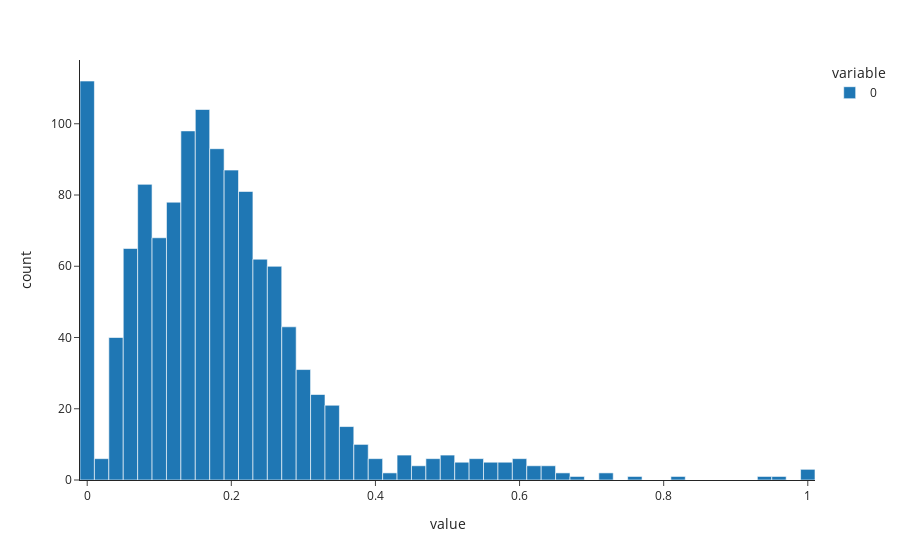

The notebook cell saved with this chart:
### Code cell
# Check how many atoms belong to framework heavy chain.
cola = []
for pdb_idcode in interface_atoms.keys():
    cderes = [atm.CDR for atm in interface_atoms[pdb_idcode].antibody.values()]
    cola.append(cderes.count(0) / len(cderes))
# print(suma / len(interface_atoms.keys()))
px.histogram(cola)

### Figure 1 — Plotly figure (JSON) as saved in the notebook; plotly's stock layout.template omitted (floating-point values rounded to 4 significant figures; data arrays with more than 128 entries replaced by an {"elided": "..."} marker saying what was removed)
{"data": [{"alignmentgroup": "True", "bingroup": "x", "hovertemplate": "variable=0<br>value=%{x}<br>count=%{y}<extra></extra>", "legendgroup": "0", "marker": {"color": "#1F77B4", "pattern": {"shape": ""}}, "name": "0", "offsetgroup": "0", "orientation": "v", "showlegend": true, "type": "histogram", "x": {"elided": "1260 float values"}, "xaxis": "x", "yaxis": "y"}], "layout": {"barmode": "relative", "legend": {"title": {"text": "variable"}, "tracegroupgap": 0}, "margin": {"t": 60}, "xaxis": {"anchor": "y", "domain": [0, 1], "title": {"text": "value"}}, "yaxis": {"anchor": "x", "domain": [0, 1], "title": {"text": "count"}}}}
